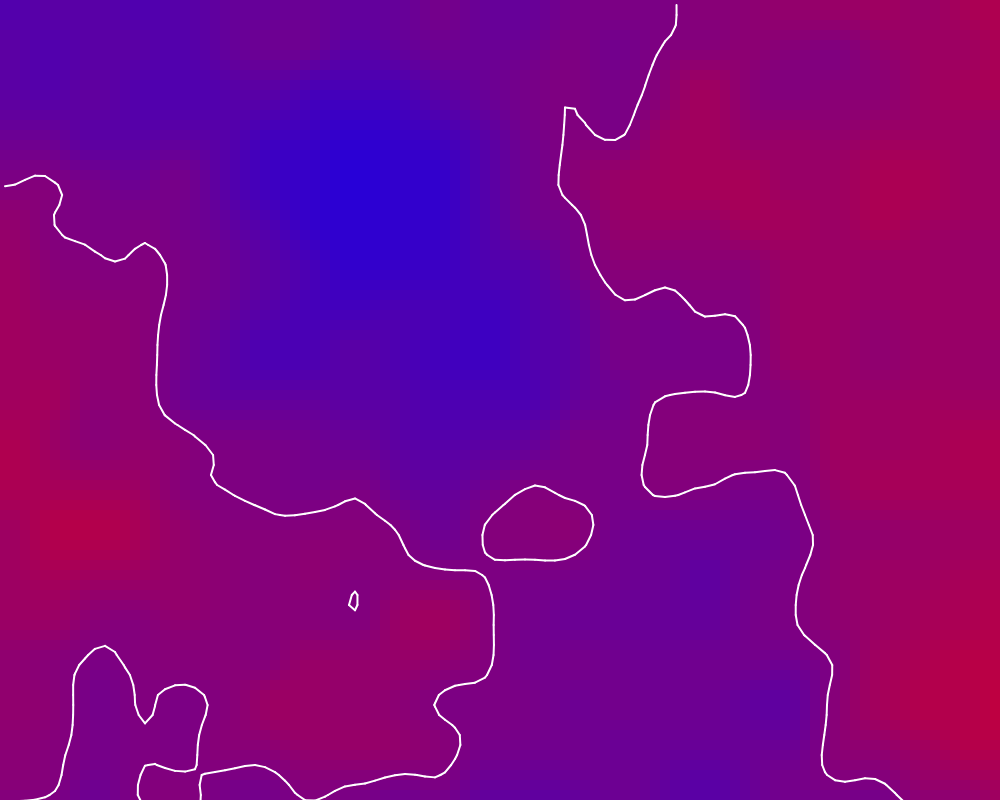
Frame 1 (no input)
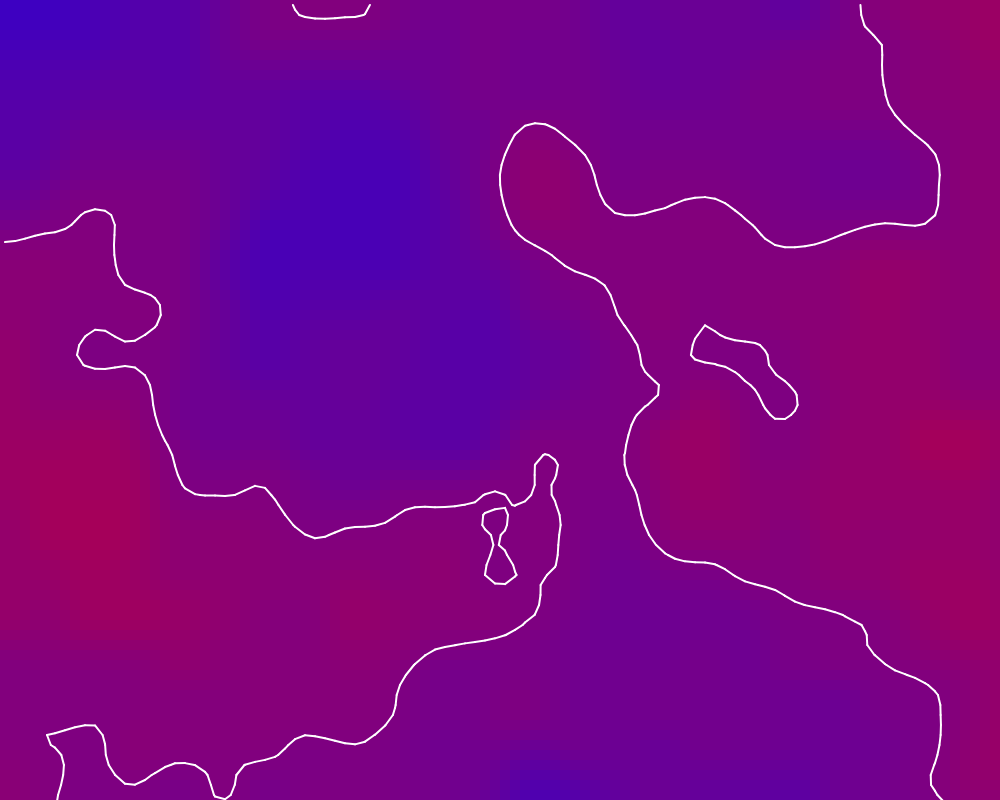
Frame 60 (no input)
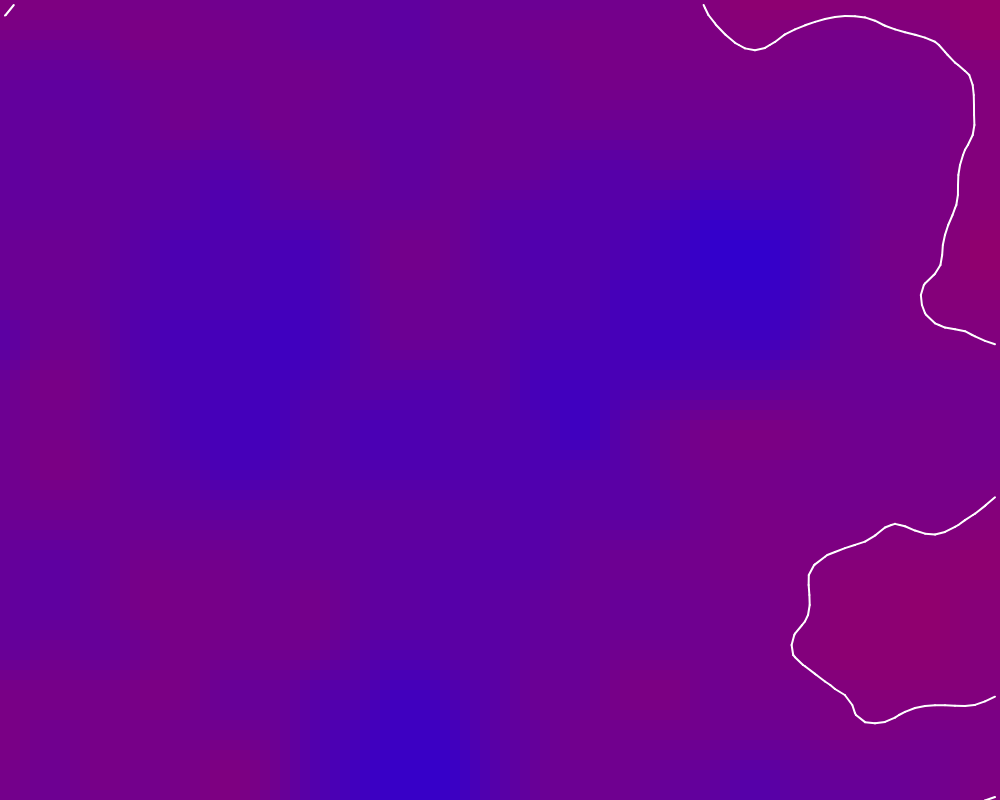
Frame 120 (the mouse pressed at the canvas centre since frame 60)

The p5.js sketch that drew these frames (run headless with seeded random() and noise() and a simulated clock; from frame 60 on, the mouse is pressed at the canvas centre):

// p5.js sketch
// ── sketch.js
//Marching Squares
//Miguel Rodríguez
//30-08-2024

const WIDTH = 1000
const HEIGHT = 800

const N = 100
const spacing = WIDTH/N
const half_spacing = spacing/2
let grid = []

let noiseSlider
let threshSlider
let threshVal

let interCheck

//variables for interpolation
let a, b, c, d, amt

//variables for non-interpolation
let p, q


function setup(){
    createCanvas(WIDTH, HEIGHT, P2D)
    for(let i = 0; i < N; i++){
        grid[i] = []
        for(let j = 0; j < N; j++){ 
            let x = (i - (WIDTH/2)/10)/35
            let y = (j - (HEIGHT/2)/10)/35
            grid[i][j] = noise(x+2000, y-1000, frameCount)
        }
    }
    a = createVector()
    b = createVector()
    c = createVector()
    d = createVector()

    p = createVector()
    q = createVector()

    noiseSlider = createSlider(1, 50, 35, 0.5)
    threshSlider = createSlider(0, 1, 0.5, 0.01)
    interCheck = createCheckbox("Interpolation")
    interCheck.checked(true)
}


function draw(){
    tamval = noiseSlider.value()
    threshVal = threshSlider.value()

    let z = frameCount/200
    for(let i = 0; i < N; i++){
        for(let j = 0; j < N; j++){ 
            let x = (i - mouseX/2)/tamval
            let y = (j - mouseY/2)/tamval
            grid[i][j] = noise(x+2000, y-1000, z)
        }
    }
    
    drawRects()
    
    translate(spacing/2, spacing/2)
    let inter = interCheck.checked()
    stroke(255);
    strokeWeight(2);
    for(let i = 0; i < N-1; i++){
        for(let j = 0; j < N-1; j++){
            let marchingCase = evaluate(i, j, threshVal)
            if(!inter) drawLine(marchingCase, i, j)
            else drawLineInterpolated(marchingCase, i, j)
        }
    }
}

function drawGrid(){
    strokeWeight(2)
    stroke(200)
    for (var x = 0; x < spacing*(N); x += spacing) {
        for (var y = 0; y < spacing*(N); y += spacing) {
            line(x, 0, x, height-spacing);
            line(0, y, width-spacing, y);
        }
    }
}



function drawSegmentInterpolated(a, b){
    line(a.x, a.y, b.x, b.y)
}

function drawLineInterpolated(marchingCase, i, j) {
    let rez = spacing;
    
    let x = i * rez;
    let y = j * rez;

    let a_val = grid[i][j]
    let b_val = grid[i + 1][j]
    let c_val = grid[i + 1][j + 1]
    let d_val = grid[i][j + 1]

    amt = (threshVal - a_val) / (b_val - a_val);
    a.x = customLerp(x, x + rez, amt);
    a.y = y;


    amt = (threshVal - b_val) / (c_val - b_val);
    b.x = x + rez;
    b.y = customLerp(y, y + rez, amt);

    amt = (threshVal - d_val) / (c_val - d_val);
    c.x = customLerp(x, x + rez, amt);
    c.y = y + rez;

    amt = (threshVal - a_val) / (d_val - a_val);
    d.x = x;
    d.y = customLerp(y, y + rez, amt);

    

    switch (marchingCase) {
        case 1: 
            drawSegmentInterpolated(c, d);
            break;
        case 2:
            drawSegmentInterpolated(b, c);
            break;
        case 3:
            drawSegmentInterpolated(b, d);
            break;
        case 4:
            drawSegmentInterpolated(a, b);
            break;
        case 5:
            drawSegmentInterpolated(a, d);
            drawSegmentInterpolated(b, c);
            break;
        case 6:
            drawSegmentInterpolated(a, c);
            break;
        case 7:
            drawSegmentInterpolated(a, d);
            break;
        case 8:
            drawSegmentInterpolated(a, d);
            break;
        case 9:
            drawSegmentInterpolated(a, c);
            break;
        case 10:
            drawSegmentInterpolated(a, b);
            drawSegmentInterpolated(c, d);
            break;
        case 11:
            drawSegmentInterpolated(a, b);
            break;
        case 12:
            drawSegmentInterpolated(b, d);
            break;
        case 13:
            drawSegmentInterpolated(b, c);
            break;
        case 14:
            drawSegmentInterpolated(c, d);
            break;
    }
}

function drawSegment(i, j, from, to){
    push()
    translate(i*spacing, j*spacing)

    if(from == "w") {p.x = 0; p.y = half_spacing}
    else if(from == "n") {p.x = half_spacing; p.y = 0}
    else if(from == "e") {p.x = spacing; p.y = half_spacing}
    else if(from == "s") {p.x = half_spacing; p.y = spacing}

    if(to == "w") {q.x = 0; q.y = half_spacing}
    else if(to == "n") {q.x = half_spacing; q.y = 0}
    else if(to == "e") {q.x = spacing; q.y = half_spacing}
    else if(to == "s") {q.x = half_spacing; q.y = spacing}

    line(p.x, p.y, q.x, q.y)
    pop()
}

function drawLine(marchingCase, i, j){
    
    switch(marchingCase) {
        case 0:
            break;
        case 1:
            drawSegment(i, j, 'w', 's')
            break;
        case 2:
            drawSegment(i, j, 's', 'e')
            break;
        case 3:
            drawSegment(i, j, 'e', 'w')
            break;
        case 4:
            drawSegment(i, j, 'n', 'e')
            break;
        case 5:
            drawSegment(i, j, 'w', 'n')
            drawSegment(i, j, 's', 'e')
            break;
        case 6:
            drawSegment(i, j, 'n', 's')
            break;
        case 7:
            drawSegment(i, j, 'w', 'n')
            break;
        case 8:
            drawSegment(i, j, 'w', 'n')
            break;
        case 9:
            drawSegment(i, j, 'n', 's')
            break;
        case 10:
            drawSegment(i, j, 'n', 'e')
            drawSegment(i, j, 'w', 's')
            break;
        case 11:
            drawSegment(i, j, 'n', 'e')
            break;
        case 12:
            drawSegment(i, j, 'w', 'e')
            break;
        case 13:
            drawSegment(i, j, 'e', 's')
            break;
        case 14:
            drawSegment(i, j, 'w', 's')
            break;
        case 15:
            break;
        default: return
    }
}

function evaluate(i, j, threshold){
    let a = grid[i][j] > threshold ? 1 : 0
    let b = grid[i+1][j] > threshold ? 1 : 0
    let c = grid[i+1][j+1] > threshold ? 1 : 0
    let d = grid[i][j+1] > threshold ? 1 : 0
    return a*8 + b*4 + c*2 + d*1
}

function drawRects(){
    noStroke()
    for(let i = 0; i < N; i++){
        for(let j = 0; j < N; j++){
            fill(grid[i][j]*255, 0, 255-grid[i][j]*255)
            rect(i*spacing, j*spacing, spacing, spacing)
        }
    }
}

function drawPoints(){
    push()
    strokeWeight(spacing/3)
    for(let i = 0; i < N; i++){
        for(let j = 0; j < N; j++){
            stroke(grid[i][j]*255)
            point(i*spacing, j*spacing)
        }
    }
    pop()
}

function customLerp(a, b, amt){
    return (1-amt)*a + amt*b
}
